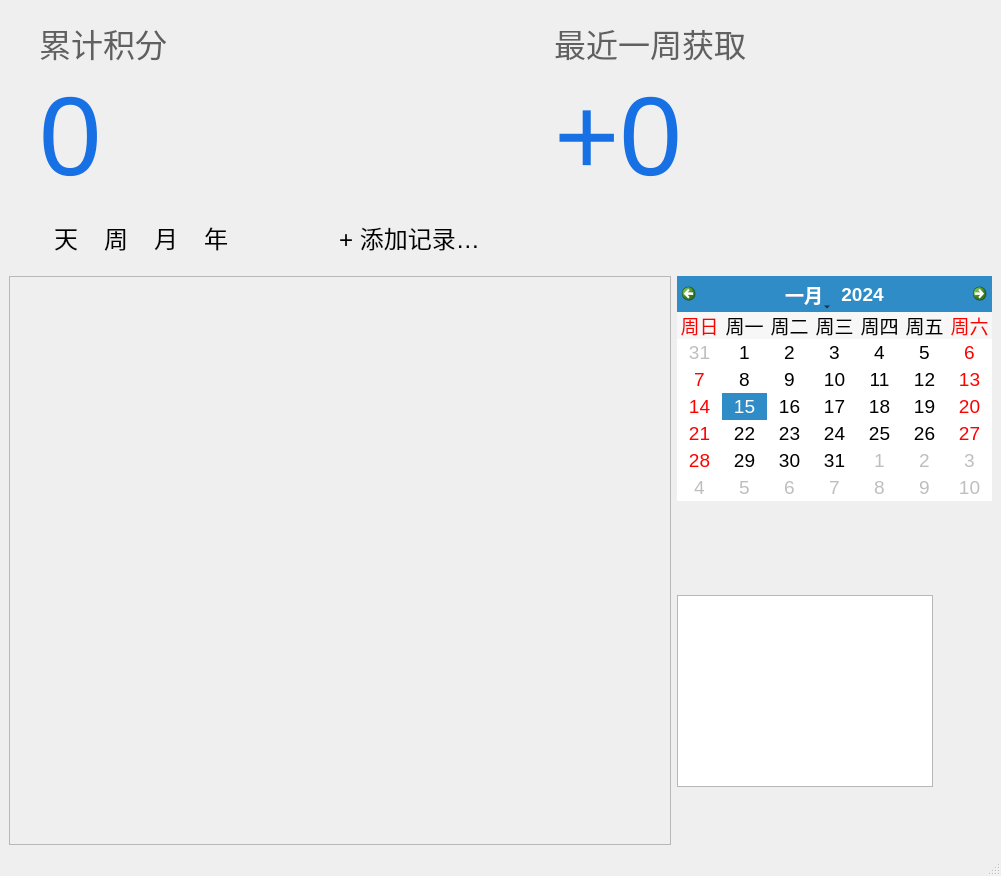
<?xml version="1.0" encoding="UTF-8"?>
<ui version="4.0">
 <class>RecordWindow</class>
 <widget class="QMainWindow" name="RecordWindow">
  <property name="geometry">
   <rect>
    <x>0</x>
    <y>0</y>
    <width>1001</width>
    <height>876</height>
   </rect>
  </property>
  <property name="sizePolicy">
   <sizepolicy hsizetype="Expanding" vsizetype="Expanding">
    <horstretch>0</horstretch>
    <verstretch>0</verstretch>
   </sizepolicy>
  </property>
  <property name="windowTitle">
   <string>MainWindow</string>
  </property>
  <property name="autoFillBackground">
   <bool>true</bool>
  </property>
  <property name="styleSheet">
   <string notr="true"/>
  </property>
  <widget class="QWidget" name="centralwidget">
   <property name="sizePolicy">
    <sizepolicy hsizetype="MinimumExpanding" vsizetype="Expanding">
     <horstretch>0</horstretch>
     <verstretch>0</verstretch>
    </sizepolicy>
   </property>
   <property name="autoFillBackground">
    <bool>false</bool>
   </property>
   <property name="styleSheet">
    <string notr="true"/>
   </property>
   <layout class="QVBoxLayout" name="verticalLayout">
    <item>
     <layout class="QHBoxLayout" name="horizontalLayout_4">
      <item>
       <layout class="QVBoxLayout" name="verticalLayout_6">
        <item>
         <layout class="QHBoxLayout" name="horizontalLayout">
          <item>
           <layout class="QVBoxLayout" name="verticalLayout_2">
            <property name="leftMargin">
             <number>30</number>
            </property>
            <property name="topMargin">
             <number>10</number>
            </property>
            <property name="rightMargin">
             <number>10</number>
            </property>
            <property name="bottomMargin">
             <number>10</number>
            </property>
            <item>
             <widget class="QLabel" name="label_total_points">
              <property name="font">
               <font>
                <pointsize>24</pointsize>
               </font>
              </property>
              <property name="styleSheet">
               <string notr="true">color: rgb(96, 96, 96)</string>
              </property>
              <property name="text">
               <string>累计积分</string>
              </property>
              <property name="margin">
               <number>15</number>
              </property>
             </widget>
            </item>
            <item>
             <widget class="QLabel" name="info_total_points">
              <property name="font">
               <font>
                <pointsize>84</pointsize>
               </font>
              </property>
              <property name="styleSheet">
               <string notr="true">color: rgb(23, 112, 228)</string>
              </property>
              <property name="text">
               <string>0</string>
              </property>
              <property name="margin">
               <number>10</number>
              </property>
             </widget>
            </item>
           </layout>
          </item>
          <item>
           <layout class="QVBoxLayout" name="verticalLayout_3">
            <property name="leftMargin">
             <number>50</number>
            </property>
            <property name="topMargin">
             <number>10</number>
            </property>
            <property name="rightMargin">
             <number>10</number>
            </property>
            <property name="bottomMargin">
             <number>10</number>
            </property>
            <item>
             <widget class="QLabel" name="label_points_last_week">
              <property name="font">
               <font>
                <pointsize>24</pointsize>
               </font>
              </property>
              <property name="styleSheet">
               <string notr="true">color: rgb(96, 96, 96)</string>
              </property>
              <property name="text">
               <string>最近一周获取</string>
              </property>
              <property name="margin">
               <number>15</number>
              </property>
             </widget>
            </item>
            <item>
             <widget class="QLabel" name="last_week_total_points">
              <property name="font">
               <font>
                <pointsize>84</pointsize>
               </font>
              </property>
              <property name="styleSheet">
               <string notr="true">color: rgb(23, 112, 228)</string>
              </property>
              <property name="text">
               <string>+0</string>
              </property>
              <property name="margin">
               <number>10</number>
              </property>
             </widget>
            </item>
           </layout>
          </item>
         </layout>
        </item>
        <item>
         <layout class="QHBoxLayout" name="horizontalLayout_2">
          <item>
           <spacer name="horizontalSpacer_5">
            <property name="orientation">
             <enum>Qt::Horizontal</enum>
            </property>
            <property name="sizeType">
             <enum>QSizePolicy::Maximum</enum>
            </property>
            <property name="sizeHint" stdset="0">
             <size>
              <width>40</width>
              <height>20</height>
             </size>
            </property>
           </spacer>
          </item>
          <item>
           <widget class="QPushButton" name="option_by_day">
            <property name="font">
             <font>
              <pointsize>18</pointsize>
             </font>
            </property>
            <property name="autoFillBackground">
             <bool>false</bool>
            </property>
            <property name="styleSheet">
             <string notr="true">QPushButton { border: none; outline: none; padding: 5 }</string>
            </property>
            <property name="text">
             <string>天</string>
            </property>
           </widget>
          </item>
          <item>
           <spacer name="horizontalSpacer_4">
            <property name="orientation">
             <enum>Qt::Horizontal</enum>
            </property>
            <property name="sizeType">
             <enum>QSizePolicy::Maximum</enum>
            </property>
            <property name="sizeHint" stdset="0">
             <size>
              <width>10</width>
              <height>20</height>
             </size>
            </property>
           </spacer>
          </item>
          <item>
           <widget class="QPushButton" name="option_by_week">
            <property name="font">
             <font>
              <pointsize>18</pointsize>
             </font>
            </property>
            <property name="autoFillBackground">
             <bool>false</bool>
            </property>
            <property name="styleSheet">
             <string notr="true">QPushButton { border: none; outline: none; padding: 5}</string>
            </property>
            <property name="text">
             <string>周</string>
            </property>
           </widget>
          </item>
          <item>
           <spacer name="horizontalSpacer_6">
            <property name="orientation">
             <enum>Qt::Horizontal</enum>
            </property>
            <property name="sizeType">
             <enum>QSizePolicy::Maximum</enum>
            </property>
            <property name="sizeHint" stdset="0">
             <size>
              <width>10</width>
              <height>20</height>
             </size>
            </property>
           </spacer>
          </item>
          <item>
           <widget class="QPushButton" name="option_by_month">
            <property name="font">
             <font>
              <pointsize>18</pointsize>
             </font>
            </property>
            <property name="styleSheet">
             <string notr="true">QPushButton { border: none; outline: none; padding: 5 }</string>
            </property>
            <property name="text">
             <string>月</string>
            </property>
           </widget>
          </item>
          <item>
           <spacer name="horizontalSpacer_7">
            <property name="orientation">
             <enum>Qt::Horizontal</enum>
            </property>
            <property name="sizeType">
             <enum>QSizePolicy::Maximum</enum>
            </property>
            <property name="sizeHint" stdset="0">
             <size>
              <width>10</width>
              <height>20</height>
             </size>
            </property>
           </spacer>
          </item>
          <item>
           <widget class="QPushButton" name="option_by_year">
            <property name="font">
             <font>
              <pointsize>18</pointsize>
             </font>
            </property>
            <property name="styleSheet">
             <string notr="true">QPushButton { border: none; outline: none; padding: 5 }</string>
            </property>
            <property name="text">
             <string>年</string>
            </property>
           </widget>
          </item>
          <item>
           <spacer name="horizontalSpacer_2">
            <property name="orientation">
             <enum>Qt::Horizontal</enum>
            </property>
            <property name="sizeType">
             <enum>QSizePolicy::Maximum</enum>
            </property>
            <property name="sizeHint" stdset="0">
             <size>
              <width>100</width>
              <height>20</height>
             </size>
            </property>
           </spacer>
          </item>
          <item>
           <widget class="QPushButton" name="add_record">
            <property name="sizePolicy">
             <sizepolicy hsizetype="Maximum" vsizetype="Fixed">
              <horstretch>0</horstretch>
              <verstretch>0</verstretch>
             </sizepolicy>
            </property>
            <property name="font">
             <font>
              <pointsize>18</pointsize>
             </font>
            </property>
            <property name="styleSheet">
             <string notr="true">QPushButton { border: none; outline: none; }</string>
            </property>
            <property name="text">
             <string>+ 添加记录…</string>
            </property>
           </widget>
          </item>
          <item>
           <spacer name="horizontalSpacer">
            <property name="orientation">
             <enum>Qt::Horizontal</enum>
            </property>
            <property name="sizeType">
             <enum>QSizePolicy::Expanding</enum>
            </property>
            <property name="sizeHint" stdset="0">
             <size>
              <width>40</width>
              <height>20</height>
             </size>
            </property>
           </spacer>
          </item>
         </layout>
        </item>
        <item>
         <spacer name="horizontalSpacer_3">
          <property name="orientation">
           <enum>Qt::Horizontal</enum>
          </property>
          <property name="sizeHint" stdset="0">
           <size>
            <width>40</width>
            <height>10</height>
           </size>
          </property>
         </spacer>
        </item>
        <item>
         <layout class="QHBoxLayout" name="horizontalLayout_3">
          <item>
           <widget class="QScrollArea" name="record_list_area">
            <property name="sizePolicy">
             <sizepolicy hsizetype="Expanding" vsizetype="Preferred">
              <horstretch>0</horstretch>
              <verstretch>0</verstretch>
             </sizepolicy>
            </property>
            <property name="widgetResizable">
             <bool>false</bool>
            </property>
            <property name="alignment">
             <set>Qt::AlignLeading|Qt::AlignLeft|Qt::AlignTop</set>
            </property>
            <widget class="QWidget" name="scrollAreaWidgetContents">
             <property name="geometry">
              <rect>
               <x>0</x>
               <y>0</y>
               <width>622</width>
               <height>68</height>
              </rect>
             </property>
            </widget>
           </widget>
          </item>
          <item>
           <layout class="QVBoxLayout" name="verticalLayout_4">
            <property name="spacing">
             <number>10</number>
            </property>
            <item>
             <widget class="QCalendarWidget" name="date_selector">
              <property name="sizePolicy">
               <sizepolicy hsizetype="Maximum" vsizetype="Maximum">
                <horstretch>0</horstretch>
                <verstretch>0</verstretch>
               </sizepolicy>
              </property>
              <property name="font">
               <font>
                <pointsize>14</pointsize>
                <kerning>true</kerning>
               </font>
              </property>
              <property name="acceptDrops">
               <bool>false</bool>
              </property>
              <property name="autoFillBackground">
               <bool>false</bool>
              </property>
              <property name="locale">
               <locale language="Chinese" country="China"/>
              </property>
              <property name="minimumDate">
               <date>
                <year>1970</year>
                <month>1</month>
                <day>1</day>
               </date>
              </property>
              <property name="maximumDate">
               <date>
                <year>2099</year>
                <month>12</month>
                <day>31</day>
               </date>
              </property>
              <property name="gridVisible">
               <bool>false</bool>
              </property>
              <property name="verticalHeaderFormat">
               <enum>QCalendarWidget::NoVerticalHeader</enum>
              </property>
              <property name="navigationBarVisible">
               <bool>true</bool>
              </property>
              <property name="dateEditEnabled">
               <bool>true</bool>
              </property>
             </widget>
            </item>
            <item>
             <spacer name="horizontalSpacer_8">
              <property name="orientation">
               <enum>Qt::Horizontal</enum>
              </property>
              <property name="sizeType">
               <enum>QSizePolicy::Fixed</enum>
              </property>
              <property name="sizeHint" stdset="0">
               <size>
                <width>10</width>
                <height>20</height>
               </size>
              </property>
             </spacer>
            </item>
            <item>
             <widget class="QLabel" name="quotation">
              <property name="font">
               <font>
                <pointsize>14</pointsize>
               </font>
              </property>
              <property name="text">
               <string/>
              </property>
              <property name="wordWrap">
               <bool>true</bool>
              </property>
             </widget>
            </item>
            <item>
             <widget class="QLabel" name="quotation_author">
              <property name="font">
               <font>
                <pointsize>14</pointsize>
               </font>
              </property>
              <property name="text">
               <string/>
              </property>
              <property name="alignment">
               <set>Qt::AlignRight|Qt::AlignTrailing|Qt::AlignVCenter</set>
              </property>
             </widget>
            </item>
            <item>
             <widget class="QListView" name="record_list">
              <property name="enabled">
               <bool>true</bool>
              </property>
              <property name="sizePolicy">
               <sizepolicy hsizetype="Fixed" vsizetype="Expanding">
                <horstretch>0</horstretch>
                <verstretch>0</verstretch>
               </sizepolicy>
              </property>
              <property name="editTriggers">
               <set>QAbstractItemView::AllEditTriggers</set>
              </property>
             </widget>
            </item>
            <item>
             <spacer name="verticalSpacer">
              <property name="orientation">
               <enum>Qt::Vertical</enum>
              </property>
              <property name="sizeHint" stdset="0">
               <size>
                <width>20</width>
                <height>40</height>
               </size>
              </property>
             </spacer>
            </item>
           </layout>
          </item>
         </layout>
        </item>
       </layout>
      </item>
     </layout>
    </item>
   </layout>
  </widget>
  <widget class="QMenuBar" name="menubar">
   <property name="geometry">
    <rect>
     <x>0</x>
     <y>0</y>
     <width>1001</width>
     <height>23</height>
    </rect>
   </property>
  </widget>
  <widget class="QStatusBar" name="statusbar"/>
 </widget>
 <resources/>
 <connections/>
</ui>
